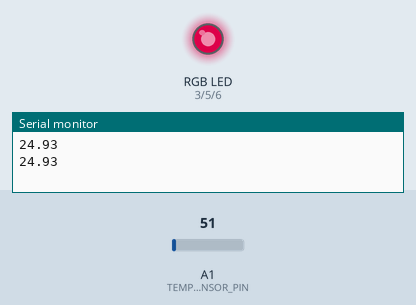
This sketch was run on a simulated Arduino Uno, built with avr-gcc and run on an emulated ATmega328P. Shown: an RGB LED mixed from three pins (HIGH = lit), the last lines printed to the serial monitor. Inputs (shaded band) come from the test bench; at power-on: A1 (TEMPERATURE_SENSOR_PIN) = 51. Dim RGB values are drawn brighter than linear.

Above: at 5.8 s.
5.9 s: A1 (TEMPERATURE_SENSOR_PIN) set to 61
At 11.0 s:
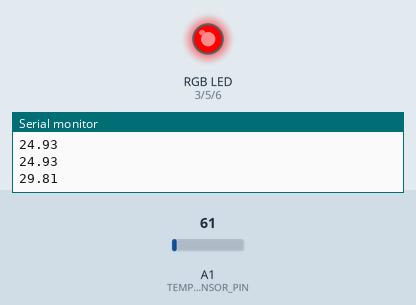
11.9 s: A1 (TEMPERATURE_SENSOR_PIN) set to 30
At 16.1 s:
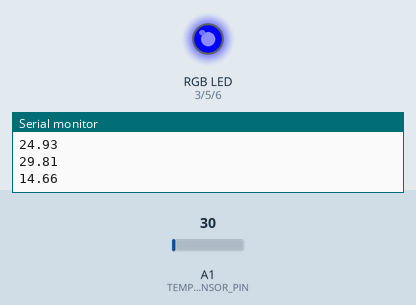
17.9 s: A1 (TEMPERATURE_SENSOR_PIN) set to 71
At 21.1 s:
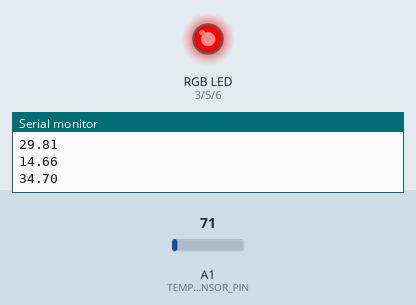
23.9 s: A1 (TEMPERATURE_SENSOR_PIN) set to 15
At 26.1 s:
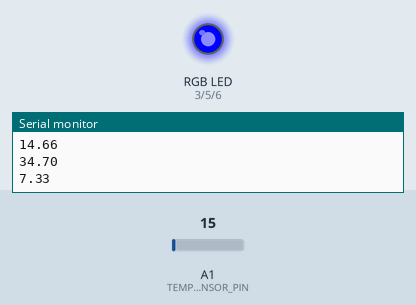
Timing chart, 0 to 27.6 s (numbered marks = the images above; inputs shaded):
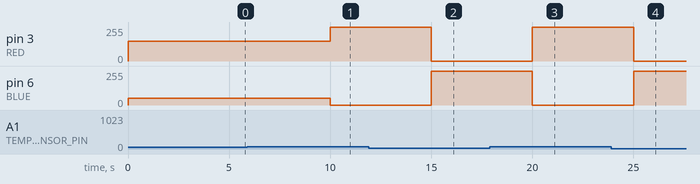

The sketch:

LED_Coaster.ino
```cpp
// Using 4 pin RGB LED with common Cathode
#define BLUE 6 // was 3
#define GREEN 5
#define RED 3 // was 6

// LM35 temperature sensor
#define TEMPERATURE_SENSOR_PIN 1
#define ROOM_TEMPERATURE 21

float VLITTLE_COOL_TEMPERATURE;
float LITTLE_COOL_TEMPERATURE;
float BIT_COOL_TEMPERATURE;
float COOL_TEMPERATURE;


float vLITTLE_WARM_TEMPERATURE;
float LITTLE_WARM_TEMPERATURE;
float BIT_WARM_TEMPERATURE;
float WARM_TEMPERATURE;

double temperature = 0;
double atemp = 0;

// put your setup code here, to run once:
void setup() {
  Serial.begin(9600);

  VLITTLE_COOL_TEMPERATURE = ROOM_TEMPERATURE - 2;
  LITTLE_COOL_TEMPERATURE = ROOM_TEMPERATURE - 3;
  BIT_COOL_TEMPERATURE = ROOM_TEMPERATURE - 4;
  COOL_TEMPERATURE = ROOM_TEMPERATURE - 5;

  vLITTLE_WARM_TEMPERATURE = ROOM_TEMPERATURE + 2;
  LITTLE_WARM_TEMPERATURE = ROOM_TEMPERATURE + 3;
  BIT_WARM_TEMPERATURE = ROOM_TEMPERATURE + 4;
  WARM_TEMPERATURE = ROOM_TEMPERATURE + 5;

  pinMode(RED, OUTPUT);
  pinMode(GREEN, OUTPUT);
  pinMode(BLUE,OUTPUT);
  setColor(0, 25, 0); // green - to show on ... before taking a temp reading to adjust light
}

void loop() {
  atemp = analogRead(TEMPERATURE_SENSOR_PIN);
  temperature = (atemp*500)/1023;
  Serial.println(temperature);
  temp_color(temperature);
  delay(5000);
}


void setColor(int red, int green, int blue)
{
analogWrite(RED, red);
analogWrite(GREEN, green);
analogWrite(BLUE, blue);
}

void temp_color(float temperature)
{
  if ((temperature > VLITTLE_COOL_TEMPERATURE) and (temperature < vLITTLE_WARM_TEMPERATURE)) {
    setColor(0, 25, 0); // green - to show on ... before taking a temp reading to adjust light
  }
  if (temperature < VLITTLE_COOL_TEMPERATURE) {
    setColor(50, 0, 75);
  }
  if (temperature < LITTLE_COOL_TEMPERATURE) {
    setColor(50, 0, 150);
  }
  if (temperature < BIT_COOL_TEMPERATURE) {
    setColor(50, 0, 255);
  }
  if (temperature < COOL_TEMPERATURE) {
    setColor(0, 0, 255);
  }

  if (temperature > vLITTLE_WARM_TEMPERATURE) {
    setColor(75, 0, 50);
  }
  if (temperature > LITTLE_WARM_TEMPERATURE) {
    setColor(150, 0, 50);
  }
  if (temperature > BIT_WARM_TEMPERATURE) {
    setColor(255, 0, 50);
  }
  if (temperature > WARM_TEMPERATURE) {
    setColor(255, 0, 0);
  }

}
```

Measured:
- after the input at 5.9 s, pin 3 (RED): 150/255 → 255/255 after 4.1 s; pin 6 (BLUE): 50/255 → 0/255 after 4.1 s
- after the input at 11.9 s, pin 3 (RED): 255/255 → 0/255 after 3.1 s; pin 6 (BLUE): 0/255 → 255/255 after 3.1 s
- after the input at 17.9 s, pin 3 (RED): 0/255 → 255/255 after 2.1 s; pin 6 (BLUE): 255/255 → 0/255 after 2.1 s
- after the input at 23.9 s, pin 3 (RED): 255/255 → 0/255 after 1.1 s; pin 6 (BLUE): 0/255 → 255/255 after 1.1 s
